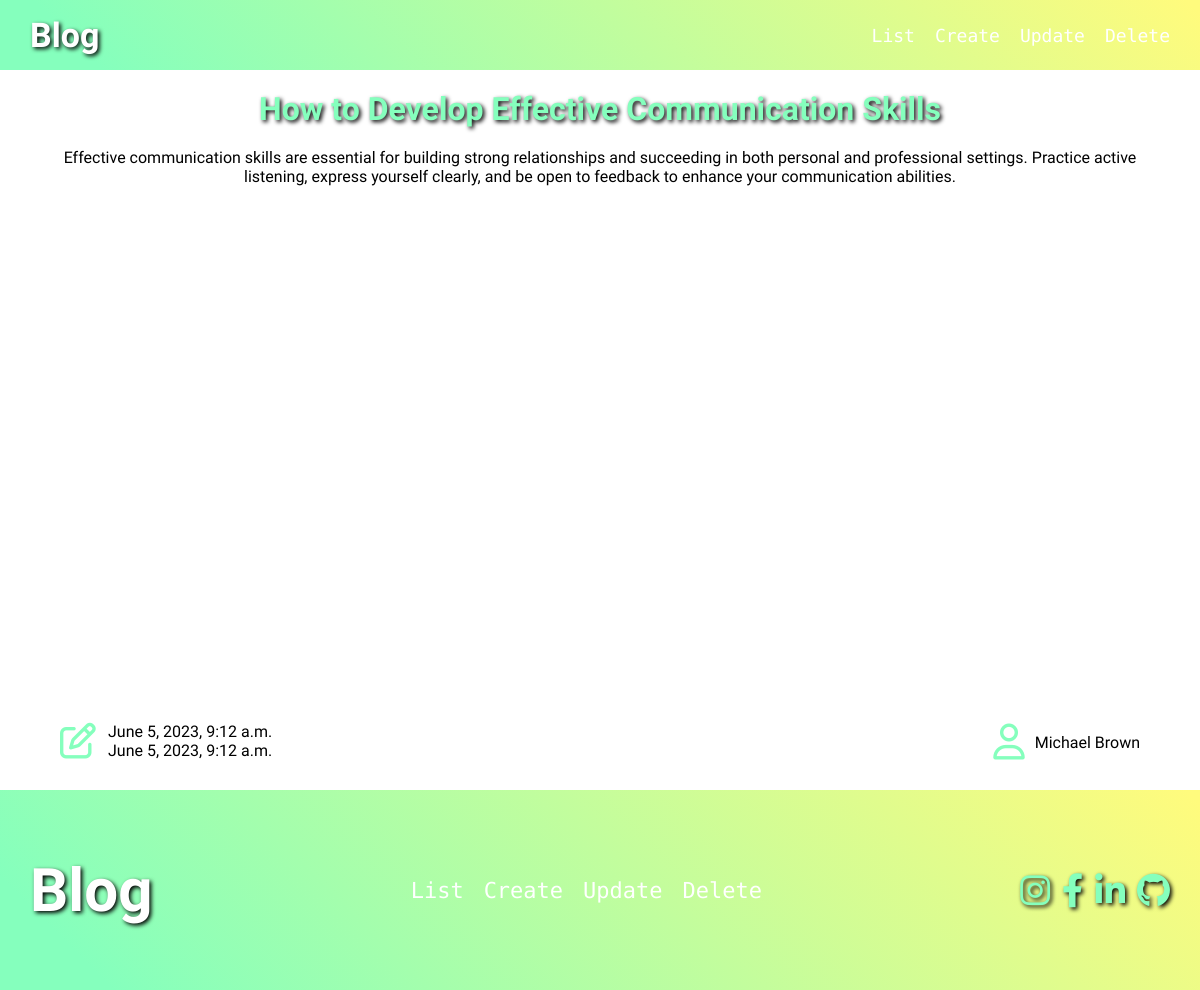
/details/4, run on the app's committed database.
### app/models.py (models this page shows, shortened)
class Blog(models.Model):
    title = models.CharField(max_length=255)
    content = models.TextField()
    created_at = models.DateTimeField(auto_now_add=True)
    updated_at = models.DateTimeField(auto_now=True)
    author_name = models.CharField(max_length=255)

### app/views.py (the view)
# urls.py: path('details/<int:id>', details_view , name='details'),
def details_view(request,id):
    context = {
        "blog" : Blog.objects.get(id=id)
    }
    return render(request, 'pages/details.html', context)

### templates/pages/details.html
{% extends 'base.html' %} {% block 'body' %}
<div class="container">
  <div class="details">
    <h1 class="title">{{blog.title}}</h1>
    <p>{{blog.content}}</p>
    <div class="time_div j-flex">
      <i class="fa-regular fa-pen-to-square"></i>
      <ul class="time">
        <li>{{blog.created_at}}</li>
        <li>{{blog.updated_at}}</li>
      </ul>
    </div>
    <div class="author j-flex">
      <i class="fa-regular fa-user"></i>
      <p>{{blog.author_name}}</p>
    </div>
  </div>
</div>
{% endblock %}

### static/style.css (style rules this page uses)
* { margin: 0; padding: 0; list-style-type: none; text-decoration: none; box-sizing: border-box; }
p { font-family: "Tsukimi Rounded", sans-serif; }
body { background-color: #fff; }
.container { width: 1140px; max-width: 95%; margin: 0 auto; }
.j-flex { display: flex; justify-content: space-between; align-items: center; }
:root { --cards-per-row: 3; --cards-gap: 20px; }
.author { position: absolute; bottom: 30px; right: 30px; }
.author i { color: #85ffbd; font-size: 20px; margin-right: 10px; }
.details { margin: 0 auto; position: relative; width: 100%; height: calc(100vh - 100px); text-align: center; }
.details .author i { font-size: 36px; }
.time_div { position: absolute; bottom: 30px; left: 30px; }
.time_div i { font-size: 36px; color: #85ffbd; margin-right: 12px; }
.title { font-family: "Cherry Bomb One", cursive; margin: 20px 0; color: #85ffbd; text-shadow: 2px 2px 4px #000; }
.time { font-family: "Tsukimi Rounded", sans-serif; }

### data on the page
Blog: title "How to Develop Effective Communication Skills", content "Effective communication skills are essential for building strong relationships and succeeding in both personal and professional settings. Practice active listening, express yourself clearly, and be open to feedback to enhance your communication abilities.", created_at "June 5, 2023, 9:12 a.m.", updated_at "June 5, 2023, 9:12 a.m.", author_name "Michael Brown"
